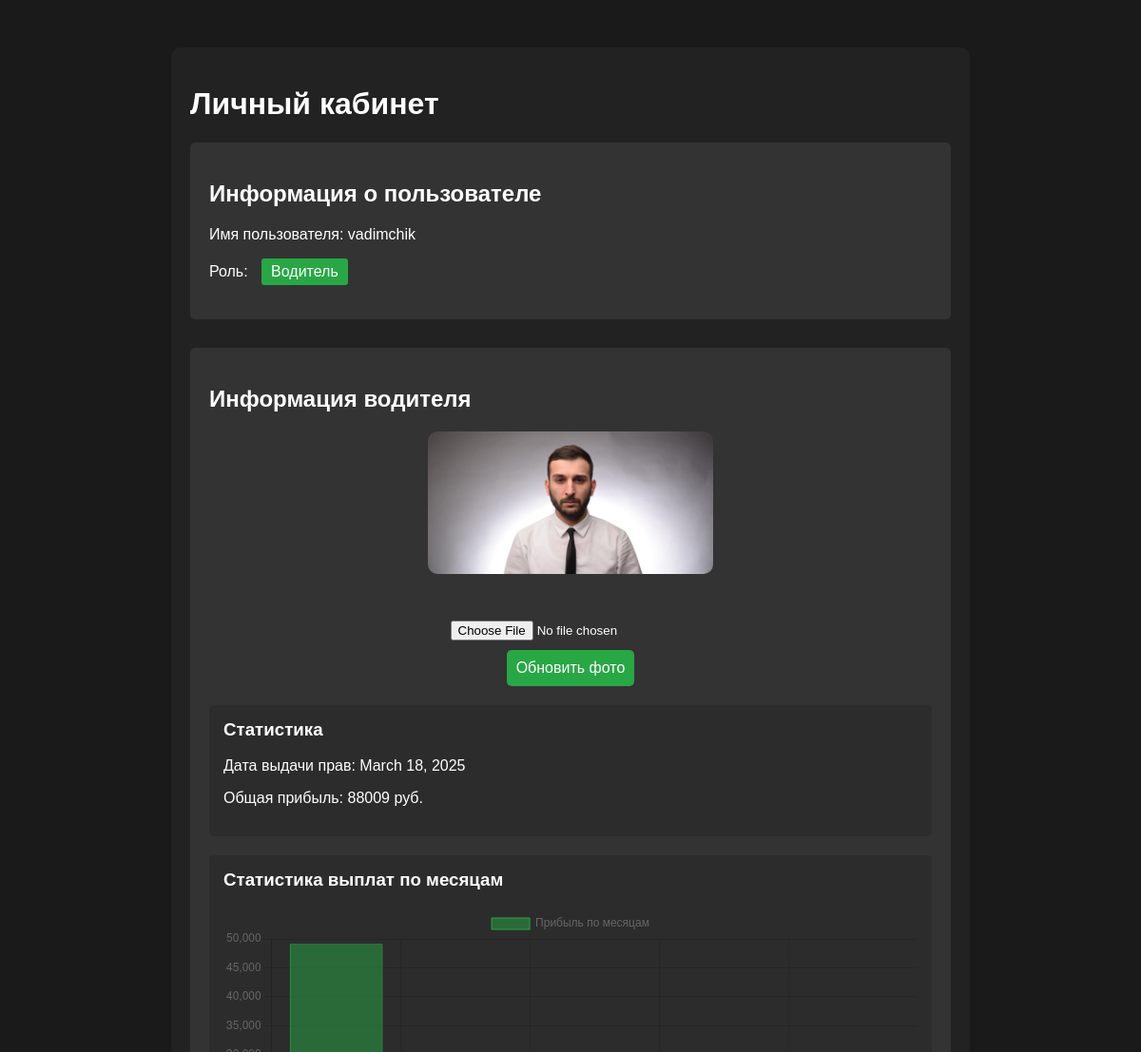
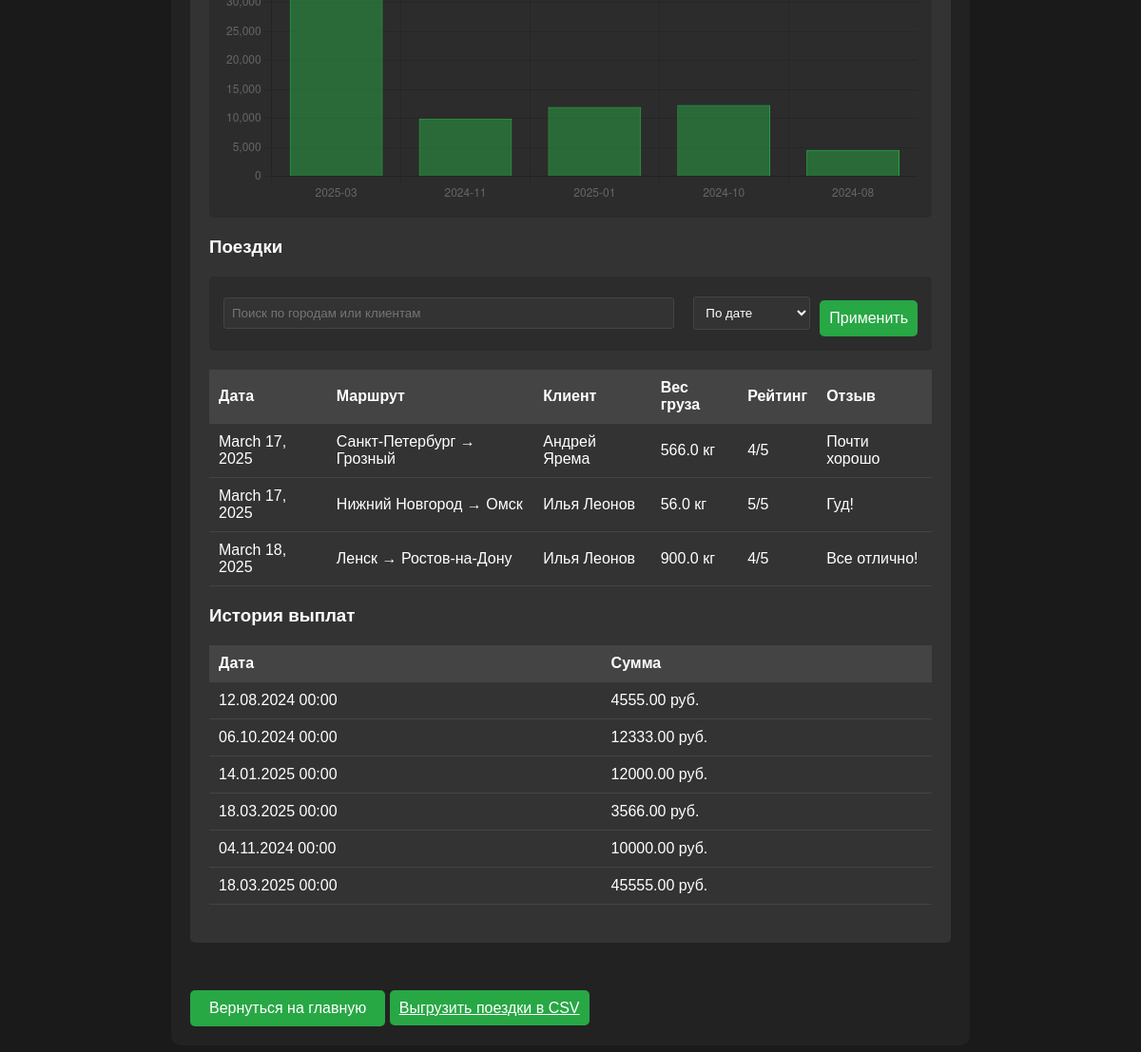
/cabinet/ (signed in), run on the app's committed database (2 pictures, top to bottom).
### accounts/models.py (models this page shows, shortened)
class UserProfile(models.Model):
    user = models.OneToOneField(User, on_delete=models.CASCADE, related_name='profile')
    role = models.CharField(
        max_length=20,
        choices=UserRole.choices,
        default=UserRole.CLIENT,
        verbose_name='Роль пользователя'
    )
    class Meta:
        verbose_name = 'Профиль пользователя'
        verbose_name_plural = 'Профили пользователей'

class Driver(models.Model):
    user = models.OneToOneField(User, on_delete=models.CASCADE, related_name='driver', null=True)
    code = models.AutoField(primary_key=True)
    name = models.CharField(max_length=100, verbose_name='Имя водителя')
    license_issue_date = models.DateField(verbose_name='Дата выдачи прав')
    photo = models.ImageField(upload_to='drivers_photos/', null=True, blank=True, verbose_name='Фото')
    class Meta:
        verbose_name = 'Водитель'
        verbose_name_plural = 'Водители'

class TripDriver(models.Model):
    code = models.AutoField(primary_key=True)
    trip = models.ForeignKey(Trip, on_delete=models.CASCADE, verbose_name='Поездка')
    driver = models.ForeignKey(Driver, on_delete=models.CASCADE, verbose_name='Водитель')
    class Meta:
        verbose_name = 'Водитель поездки'
        verbose_name_plural = 'Водители поездок'

class Trip(models.Model):
    code = models.AutoField(primary_key=True)
    route = models.ForeignKey(Route, on_delete=models.CASCADE, verbose_name='Маршрут')
    client = models.ForeignKey('Client', on_delete=models.CASCADE, verbose_name='Клиент')
    cargo_weight = models.FloatField(verbose_name='Вес груза')
    start_date = models.DateField(verbose_name='Дата начала')
    end_date = models.DateField(verbose_name='Дата окончания')
    rating = models.IntegerField(verbose_name='Рейтинг')
    feedback = models.TextField(verbose_name='Отзыв')
    class Meta:
        verbose_name = 'Поездка'
        verbose_name_plural = 'Поездки'

class Route(models.Model):
    code = models.AutoField(primary_key=True)
    departure_city = models.ForeignKey(City, related_name='departure_routes', on_delete=models.CASCADE, verbose_name='Город отправления')
    arrival_city = models.ForeignKey(City, related_name='arrival_routes', on_delete=models.CASCADE, verbose_name='Город назначения')
    distance = models.FloatField(verbose_name='Расстояние')
    price = models.DecimalField(max_digits=10, decimal_places=2, verbose_name='Цена')
    class Meta:
        verbose_name = 'Маршрут'
        verbose_name_plural = 'Маршруты'

class City(models.Model):
    code = models.AutoField(primary_key=True)
    name = models.CharField(max_length=100, verbose_name='Название города')
    class Meta:
        verbose_name = 'Город'
        verbose_name_plural = 'Города'
    def __str__(self):
        return self.name

class Client(models.Model):
    code = models.AutoField(primary_key=True, serialize=False)
    first_name = models.CharField(max_length=100, verbose_name='Имя')
    last_name = models.CharField(max_length=100, verbose_name='Фамилия')
    phone_number = models.CharField(max_length=15, verbose_name='Номер телефона')
    user = models.OneToOneField(settings.AUTH_USER_MODEL, on_delete=models.CASCADE, related_name='client')
    class Meta:
        verbose_name = 'Клиент'
        verbose_name_plural = 'Клиенты'

class Profit(models.Model):
    code = models.AutoField(primary_key=True)
    date = models.DateField(verbose_name='Дата вывода')
    driver = models.ForeignKey(Driver, on_delete=models.CASCADE, verbose_name='Водитель')
    amount = models.DecimalField(max_digits=10, decimal_places=2, verbose_name='Сумма')
    class Meta:
        verbose_name = 'Вывод прибыли'
        verbose_name_plural = 'Выводы прибыли'

### accounts/views.py (the view, shortened to what this page needs)
# urls.py: path('cabinet/', cabinet, name='cabinet'),
@login_required
def cabinet(request):
    context = {}
    try:
        profile = request.user.profile
    except:
        profile = UserProfile.objects.create(
            user=request.user,
            role=UserRole.CLIENT
        )
    context['profile'] = profile
    if profile.role == UserRole.DRIVER:
        try:
            driver = Driver.objects.get(user=request.user)
        except Driver.DoesNotExist:
            driver = Driver.objects.create(
                user=request.user,
                name=request.user.username,
                license_issue_date=date.today(),
            )
        sort_by = request.GET.get('sort_by', 'start_date')
        search_query = request.GET.get('search', '')
        trips = TripDriver.objects.filter(driver=driver)
        profits = Profit.objects.filter(driver=driver)
        monthly_stats = defaultdict(Decimal)
        for profit in profits:
            month = profit.date.strftime('%Y-%m')  # Форматируем дату в "ГГГГ-ММ"
            monthly_stats[month] += profit.amount
        context['monthly_stats'] = monthly_stats
        context['trips'] = trips
        if sort_by == 'rating':
            trips = trips.order_by('-trip__rating')
        elif sort_by == 'start_date':
            trips = trips.order_by('-trip__start_date')
        elif sort_by == 'cargo_weight':
            trips = trips.order_by('-trip__cargo_weight')
        profits = Profit.objects.filter(driver=driver).order_by('-code')
        total_profit = profits.aggregate(Sum('amount'))['amount__sum'] or 0
        context.update({
            'driver': driver,
            'profits': profits,
            'total_profit': total_profit,
            'search_query': search_query,
            'sort_by': sort_by
        })
    return render(request, 'cabinet.html', context)

### templates/cabinet.html (shortened to what this page needs)
<!DOCTYPE html>
<html lang="ru">
<head>
    {% load static %}
</head>
<body>
    <div class="cabinet-container">
        <h1>Личный кабинет</h1>
        <div class="profile-section">
            <h2>Информация о пользователе</h2>
            <p>Имя пользователя: {{ user.username }}</p>
            <p>Роль: <span class="role-badge">{{ profile.get_role_display }}</span></p>
        </div>
        {% if profile.role == 'DRIVER' %}
            <div class="profile-section">
                <h2>Информация водителя</h2>
                <div class="profile-photo">
                    {% if driver.photo %}
                        <img src="{{ driver.photo.url }}" alt="Фото водителя">
                    {% else %}
                        <p>Фото не загружено</p>
                    {% endif %}
                </div>
                <form class="photo-form" method="POST" enctype="multipart/form-data">
                    <input type="file" name="photo" accept="image/*">
                    <br>
                    <button type="submit" class="submit-button">Обновить фото</button>
                </form>
                <div class="driver-stats">
                    <h3>Статистика</h3>
                    <p>Дата выдачи прав: {{ driver.license_issue_date }}</p>
                    <p>Общая прибыль: {{ total_profit }} руб.</p>
                </div>
                <div class="driver-stats">
                    <h3>Статистика выплат по месяцам</h3>
                    <canvas id="profitChart"></canvas>
                </div>
                <div class="trips-section">
                    <h3>Поездки</h3>
                    <div class="search-sort">
                        <form method="GET" class="search-form">
                            <input type="text" name="search" value="{{ search_query }}" placeholder="Поиск по городам или клиентам">
                            <select name="sort_by">
                                <option value="start_date" {% if sort_by == 'start_date' %}selected{% endif %}>По дате</option>
                            </select>
                            <button type="submit" class="submit-button">Применить</button>
                        </form>
                    </div>
                    <div class="table-container">
                        <table>
                            <thead>
                                <tr>
                                    <th>Дата</th>
                                    <th>Маршрут</th>
                                    <th>Клиент</th>
                                    <th>Вес груза</th>
                                    <th>Рейтинг</th>
                                    <th>Отзыв</th>
                                </tr>
                            </thead>
                            <tbody>
                                {% for trip_driver in trips %}
                                <tr>
                                    <td>{{ trip_driver.trip.start_date }}</td>
                                    <td>{{ trip_driver.trip.route.departure_city }} → {{ trip_driver.trip.route.arrival_city }}</td>
                                    <td>{{ trip_driver.trip.client.first_name }} {{ trip_driver.trip.client.last_name }}</td>
                                    <td>{{ trip_driver.trip.cargo_weight }} кг</td>
                                    <td>{{ trip_driver.trip.rating }}/5</td>
                                    <td>{{ trip_driver.trip.feedback|truncatechars:50 }}</td>
                                </tr>
                                {% empty %}
                                <tr>
                                    <td colspan="6">Поездки не найдены</td>
                                </tr>
                                {% endfor %}
                            </tbody>
                        </table>
                    </div>
                    <h3>История выплат</h3>
                    <div class="table-container">
                        <table>
                            <thead>
                                <tr>
                                    <th>Дата</th>
                                    <th>Сумма</th>
                                </tr>
                            </thead>
                            <tbody>
                                {% for profit in profits %}
                                <tr>
                                    <td>{{ profit.date|date:"d.m.Y H:i" }}</td>
                                    <td>{{ profit.amount }} руб.</td>
                                </tr>
                                {% empty %}
                                <tr>
                                    <td colspan="2">Выплаты не найдены</td>
                                </tr>
                                {% endfor %}
                            </tbody>
                        </table>
                    </div>
                </div>
            </div>
        {% endif %}
        <a href="{% url 'home' %}" class="back-button">Вернуться на главную</a>
        <a href="{% url 'export_trips' %}" class="submit-button">Выгрузить поездки в CSV</a>
    </div>
    <script>
        const ctx = document.getElementById('profitChart').getContext('2d');
        const monthlyStats = JSON.parse(document.getElementById('monthly-stats').textContent);  // Получаем данные из json_script
        const labels = Object.keys(monthlyStats);
        const data = Object.values(monthlyStats);
        const profitChart = new Chart(ctx, {
            type: 'bar',
            data: {
                labels: labels,
                datasets: [{
                    label: 'Прибыль по месяцам',
                    data: data,
                    backgroundColor: 'rgba(40, 167, 69, 0.5)',
                    borderColor: 'rgba(40, 167, 69, 1)',
                    borderWidth: 1
                }]
            },
            options: {
                scales: {
                    y: {
                        beginAtZero: true
                    }
                }
            }
        });
    </script>
</body>
</html>

### templates/cabinet.html (style rules this page uses)
body { font-family: Arial, sans-serif; background-color: #1a1a1a; color: #fff; }
.cabinet-container { width: 80%; max-width: 800px; margin: 50px auto; padding: 20px; background-color: #222; border-radius: 10px; }
.profile-section { margin-bottom: 30px; padding: 20px; background-color: #333; border-radius: 5px; }
.profile-photo { text-align: center; margin-bottom: 30px; }
.profile-photo img { max-width: 300px; max-height: 300px; border-radius: 10px; margin-bottom: 15px; }
.photo-form { text-align: center; margin-top: 20px; }
.submit-button { background-color: #28a745; color: white; padding: 10px 20px; border: none; border-radius: 5px; cursor: pointer; margin-top: 10px; }
.back-button { display: inline-block; background-color: #28a745; color: white; padding: 10px 20px; text-decoration: none; border-radius: 5px; margin-top: 20px; }
.role-badge { display: inline-block; padding: 5px 10px; background-color: #28a745; border-radius: 3px; margin-left: 10px; }
.driver-stats { margin-top: 20px; padding: 20px; background-color: #333; border-radius: 5px; }
.trips-section { margin-top: 20px; }
.search-sort { margin-bottom: 20px; }
.search-form { display: flex; align-items: center; }
.search-form input[type="text"] { padding: 10px; border: 1px solid #444; border-radius: 5px; margin-right: 10px; }
.search-form select { padding: 10px; border: 1px solid #444; border-radius: 5px; }
.table-container { margin-bottom: 20px; }
.table-container table { width: 100%; border-collapse: collapse; }
.table-container th, .table-container td { padding: 10px; text-align: left; }
.table-container th { background-color: #444; }
.table-container tbody tr:nth-child(even) { background-color: #333; }
.table-container { margin: 20px 0; overflow-x: auto; }
table { width: 100%; border-collapse: collapse; background-color: #333; }
th, td { padding: 12px; text-align: left; border-bottom: 1px solid #444; }
th { background-color: #2c2c2c; font-weight: bold; }
.search-sort { margin: 20px 0; padding: 15px; background-color: #2c2c2c; border-radius: 5px; }
.search-form { display: flex; gap: 10px; align-items: center; }
.search-form input[type="text"] { flex: 1; padding: 8px; background-color: #333; border: 1px solid #444; color: #fff; border-radius: 3px; }
.search-form select { padding: 8px; background-color: #333; border: 1px solid #444; color: #fff; border-radius: 3px; }
.driver-stats { margin: 20px 0; padding: 15px; background-color: #2c2c2c; border-radius: 5px; }
.driver-stats h3 { margin-top: 0; }
.submit-button { background-color: #28a745; color: white; padding: 10px; border: none; border-radius: 5px; cursor: pointer; font-size: 16px; }

### data on the page
UserProfile: role "Водитель"
Driver: photo (picture), license_issue_date "March 18, 2025"
TripDriver: trip.start_date "March 17, 2025", trip.route.departure_city "Санкт-Петербург", trip.route.arrival_city "Грозный", trip.client.first_name "Андрей", trip.client.last_name "Ярема", trip.cargo_weight "566.0", trip.rating "4", trip.feedback "Почти хорошо"
TripDriver: trip.start_date "March 17, 2025", trip.route.departure_city "Нижний Новгород", trip.route.arrival_city "Омск", trip.client.first_name "Илья", trip.client.last_name "Леонов", trip.cargo_weight "56.0", trip.rating "5", trip.feedback "Гуд!"
TripDriver: trip.start_date "March 18, 2025", trip.route.departure_city "Ленск", trip.route.arrival_city "Ростов-на-Дону", trip.client.first_name "Илья", trip.client.last_name "Леонов", trip.cargo_weight "900.0", trip.rating "4", trip.feedback "Все отлично!"
Profit: date "12.08.2024 00:00", amount "4555.00"
Profit: date "06.10.2024 00:00", amount "12333.00"
Profit: date "14.01.2025 00:00", amount "12000.00"
Profit: date "18.03.2025 00:00", amount "3566.00"
Profit: date "04.11.2024 00:00", amount "10000.00"
Profit: date "18.03.2025 00:00", amount "45555.00"

### other printed values
{{ user.username }} "vadimchik"
{{ total_profit }} "88009"
